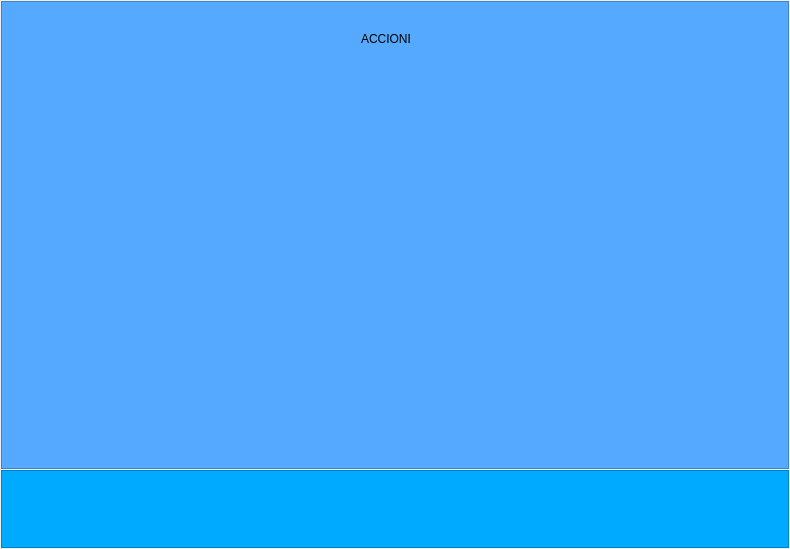
             <widget class="QWidget" name="page_ark_actions">
              <property name="minimumSize">
               <size>
                <width>790</width>
                <height>549</height>
               </size>
              </property>
              <layout class="QVBoxLayout" name="verticalLayout_17" stretch="6,1">
               <property name="spacing">
                <number>1</number>
               </property>
               <property name="leftMargin">
                <number>1</number>
               </property>
               <property name="topMargin">
                <number>1</number>
               </property>
               <property name="rightMargin">
                <number>1</number>
               </property>
               <property name="bottomMargin">
                <number>1</number>
               </property>
               <item>
                <widget class="QFrame" name="frame_form_actions">
                 <property name="styleSheet">
                  <string notr="true">/* Estilo del marco */
QFrame {
    background-color: rgb(85, 170, 255);
   
}
</string>
                 </property>
                 <property name="frameShape">
                  <enum>QFrame::Shape::StyledPanel</enum>
                 </property>
                 <property name="frameShadow">
                  <enum>QFrame::Shadow::Raised</enum>
                 </property>
                 <widget class="QLabel" name="label_titel_actions">
                  <property name="geometry">
                   <rect>
                    <x>360</x>
                    <y>30</y>
                    <width>49</width>
                    <height>16</height>
                   </rect>
                  </property>
                  <property name="text">
                   <string>ACCIONES</string>
                  </property>
                 </widget>
                </widget>
               </item>
               <item>
                <widget class="QFrame" name="frame_actbar_actions">
                 <property name="styleSheet">
                  <string notr="true">/* Estilo del marco */
QFrame {
    background-color:  rgb(0, 170, 255);
   
}
</string>
                 </property>
                 <property name="frameShape">
                  <enum>QFrame::Shape::StyledPanel</enum>
                 </property>
                 <property name="frameShadow">
                  <enum>QFrame::Shadow::Raised</enum>
                 </property>
                </widget>
               </item>
              </layout>
             </widget>
